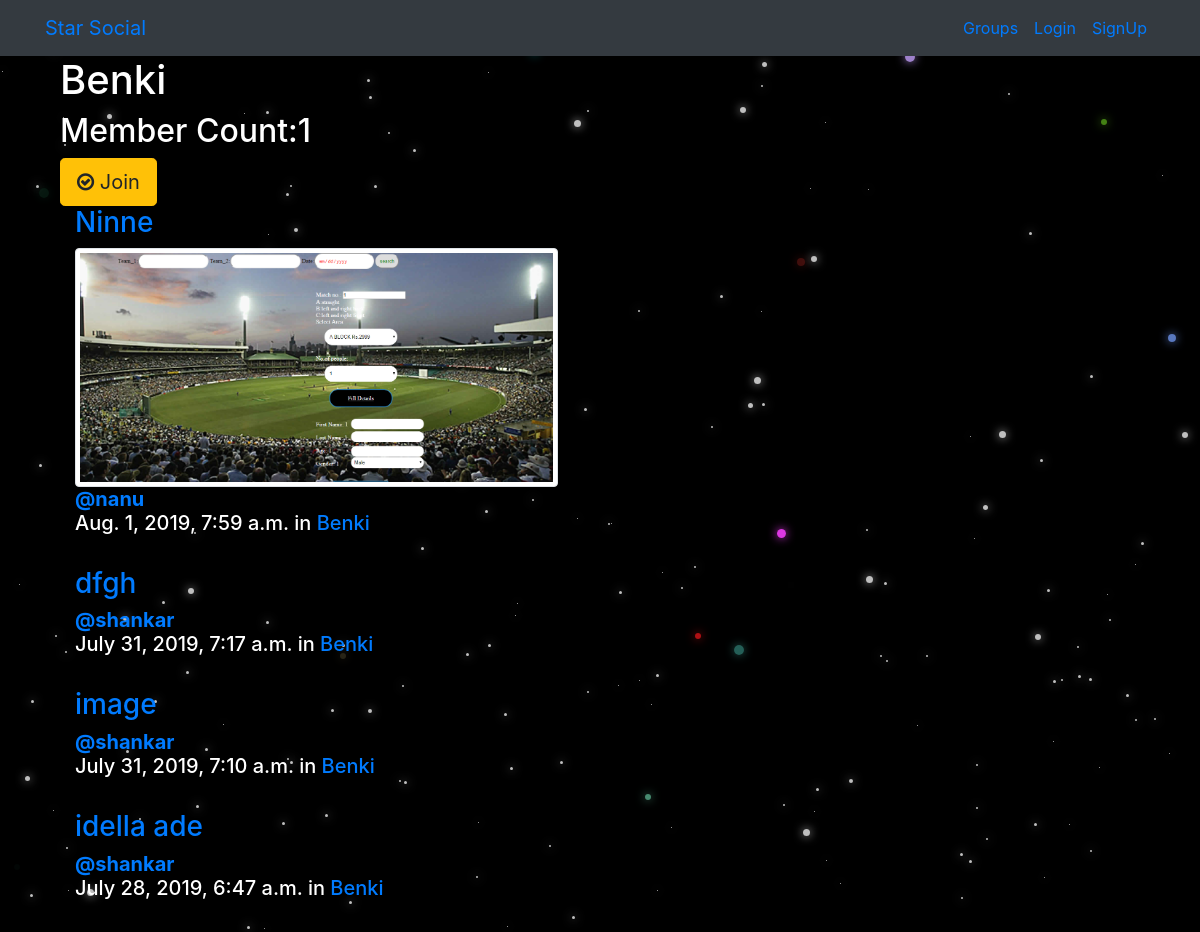
/groups/posts/in/benki, run on the app's committed database.
### groups/models.py (models this page shows, shortened)
class Group(models.Model):
    name=models.CharField(max_length=255,unique=True)
    slug=models.SlugField(allow_unicode=True,unique=True)
    description=models.TextField(blank=True,default='')
    description_html=models.TextField(editable=False,default='',blank=True)
    members=models.ManyToManyField(User,through='GroupMember')
    class Meta:
        ordering=['name']

### posts/models.py (models this page shows, shortened)
class Post(models.Model):
    user=models.ForeignKey(User,related_name='posts',on_delete=models.CASCADE)
    created_at=models.DateTimeField(auto_now=True)
    message=models.TextField()
    message_html=models.TextField(editable=False)
    group=models.ForeignKey(Group,related_name='posts',null=True,blank=True,on_delete=models.CASCADE)
    image = models.ImageField(blank=True,upload_to="posts",null=True)
    class Meta:
        ordering=['-created_at']
        unique_together=['user','message']

### groups/views.py (the view)
# urls.py: path('posts/in/<slug>',views.SingleGroup.as_view(),name='single'),
class SingleGroup(generic.DetailView):
    model=Group

### groups/templates/groups/group_detail.html
{% extends "groups/group_base.html" %}
{% block pregroup %}
<div class="container">
  <h1>{{group.name}}</h1>
  <h2>Member Count:{{group.members.count}}</h2>
  <div class="content">
    {% if user in group.members.all %}
    <a href="{% url 'groups:leave' slug=group.slug %}" class="btn btn-lg btn-fill btn-warning"><span class="fa fa-times-circle-o"></span> Leave</a>
    {% else %}
    <a href="{% url 'groups:join' slug=group.slug %}" class="btn btn-lg btn-fill btn-warning"><span class="fa fa-check-circle-o"></span> Join</a>
    {% endif %}
  </div>
{% endblock %}
{% block group_content %}
  <div class="col-md-8">
    {% if group.posts.count == 0 %}
      <h2>No Post in this group yet</h2>
    {% else %}
      {% for post in group.posts.all %}
        {% include "posts/_post.html" %}
      {% endfor %}
    {% endif %}
  </div>
</div>
{% endblock %}

### groups/templates/groups/group_base.html (shortened to what this page needs)
{% extends "base.html" %}
{% block content %}
  <div class="container">
    <div class="row">
      {% block pregroup %}{% endblock %}
      {% block group_content %}{% endblock %}
    </div>
  </div>
{% endblock %}

### templates/base.html (shortened to what this page needs)
<!DOCTYPE html>
{% load staticfiles %}
<html lang="en" dir="ltr">
  <head>
    <link rel="stylesheet" href="https://stackpath.bootstrapcdn.com/bootstrap/4.1.3/css/bootstrap.min.css">
      <link href="https://maxcdn.bootstrapcdn.com/font-awesome/4.7.0/css/font-awesome.min.css" rel="stylesheet">
      <link rel="stylesheet" href="{% static "simplesocial/css/master.css" %}">
<link rel="stylesheet" href="//cdn.jsdelivr.net/npm/medium-editor@latest/dist/css/medium-editor.min.css" type="text/css" media="screen" charset="utf-8">
  </head>
  <body>
  <div id="foreground">
    <nav class="navbar navbar-expand-lg bg-dark mynav" role="navigation" id='navbar'>
      <div class="container">
        <div class="navbar-nav align-items-center">
          <a class="navbar-brand mynav" href="{% url 'all' %}">Star Social</a>
        </div>
        <div class="navbar-nav ml-auto">
          {% if user.is_authenticated %}
            <a href="{% url 'posts:create' %}" class="nav-item nav-link">Post</a>
            <a href="{% url 'groups:all' %}" class="nav-item nav-link">Groups</a>
            <a href="{% url 'groups:create' %}" class="nav-item nav-link">Create Group</a>
            <a href="{% url 'accounts:logout' %}" class="nav-item nav-link">Logout</a>
          {% else %}
            <a href="{% url 'groups:all' %}" class="nav-item nav-link">Groups</a>
            <a href="{% url 'accounts:login' %}" class="nav-item nav-link">Login</a>
            <a href="{% url 'accounts:signup' %}" class="nav-item nav-link">SignUp</a>
          {% endif %}
        </div>
      </div>
    </nav>
    <div class="container mycontent">
      {% block content %}
      {% endblock %}
    </div>
  </div>
  <div id="background">
		</div>
  </body>
</html>

### posts/templates/posts/_post.html (shortened to what this page needs)
{% load static %}
<div class="post media">
<a href="{% url 'posts:single'  pk=post.pk username=post.user.username %}">
  <div class="media-body">
    <h3>{{post.message|safe}}</h3>
    {% if post.image %}<img src="{{post.image.url}}" class="img-thumbnail" alt="Don't know" width="70%">{% endif %}
    <h5 class="media-heading">
    <span class="username"><a href="{% url 'posts:for_user' username=post.user.username%}"><strong>@{{post.user.username}}</strong></a> </span><br>
    <time class="time">{{ post.created_at }}</time>
    {% if post.group %}
    	<span class="group-name">in <a href="#">{{ post.group.name }}</a></span>
    {% endif %}
    </h5>
    <div class="media-footer">
      <br>
		</div>
  </div>
</a>
</div>

### static/simplesocial/css/master.css (style rules this page uses)
body { background: #000; }
#foreground { display: block; position: absolute; top: 0px; left: 0px; z-index: 10; width: 100%; height: 100%; color: white; }
#background { position: absolute; top: 0; left: 0; height: 100%; width: 100%; background: transparent; background-size: cover; -webkit-background-size: cover; overflow: hidden; z-index: 1; }

### data on the page
Group: name "Benki", members.count "1"
Post: message "Ninne", image (picture), user.username "nanu", created_at "Aug. 1, 2019, 7:59 a.m.", group.name "Benki"
Post: message "dfgh", user.username "shankar", created_at "July 31, 2019, 7:17 a.m.", group.name "Benki"
Post: message "image", user.username "shankar", created_at "July 31, 2019, 7:10 a.m.", group.name "Benki"
Post: message "idella ade", user.username "shankar", created_at "July 28, 2019, 6:47 a.m.", group.name "Benki"
